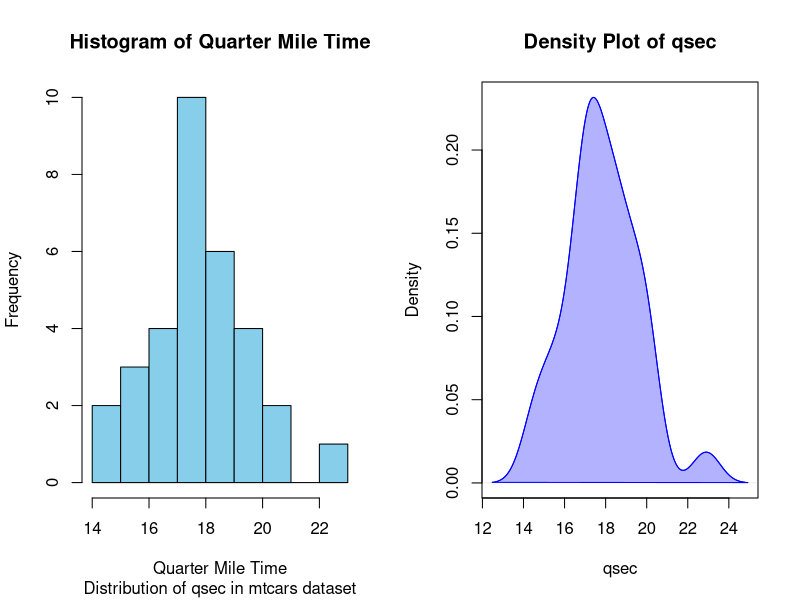
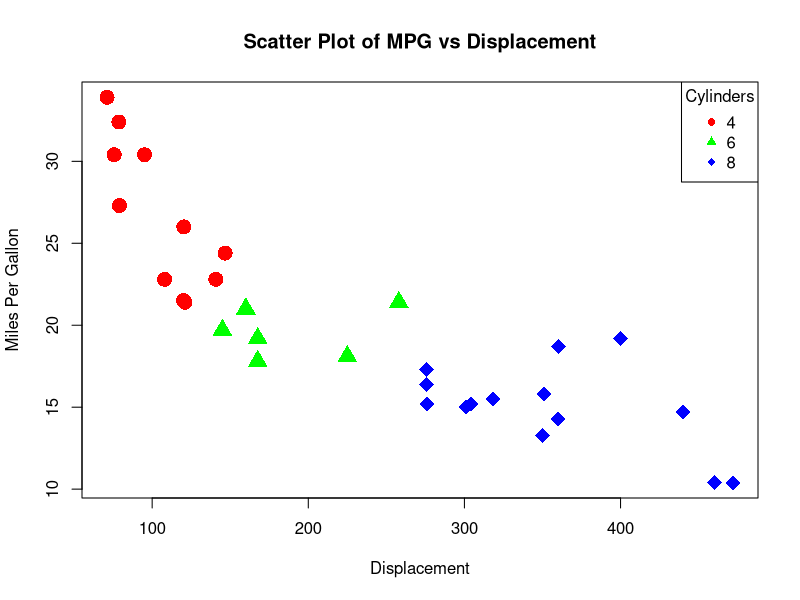
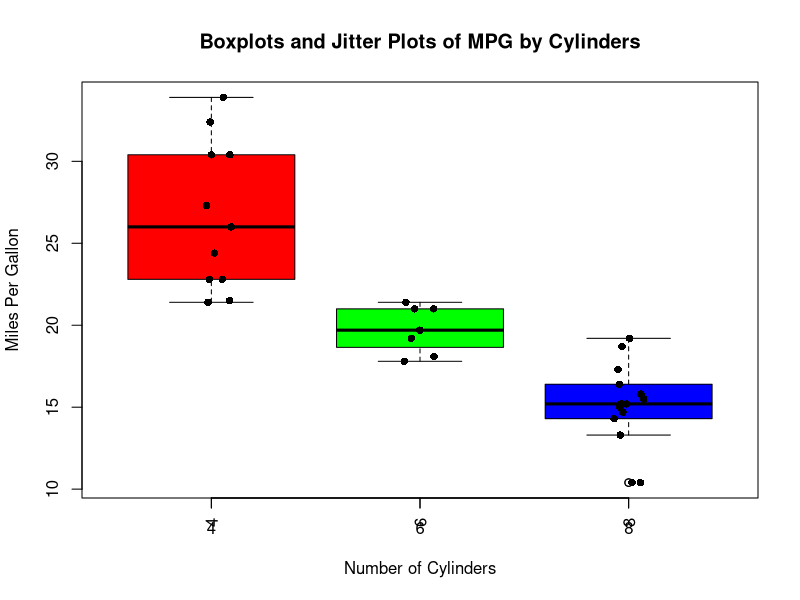
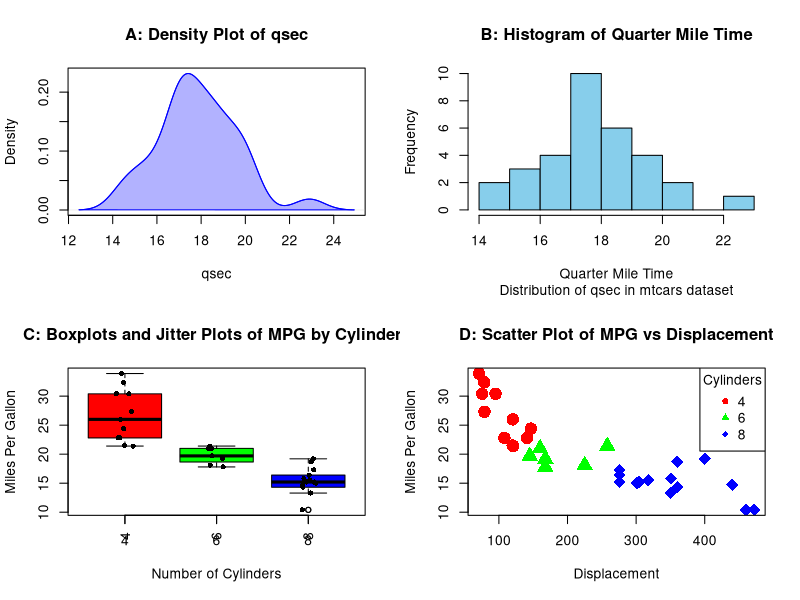

Write R code to recreate these figures, in order.
# Задание 1 по базовой графике:
# Для датасета mtcars визуализировать:
# • распределение qsec в виде гладкой линии и гистограммы (hist, plot-density-polygon)
# • для гистограммы: подписать имена оси x, заголовок, подзаголовок, заполнить цветом гистограмму, задать другим цветом границы столбцов гистограммы. Увеличить размер шрифтов для осей в 2 раза (подписи и тики). 
# • точечный график, на котором будет отображаться зависимость mpg от disp (plot). Задать свой цвет, форму элементов для каждого значения cyl. Размер элементов должен быть равен 2. 
# • боксплоты+джиттерплоты mpg для каждого значения cyl(три боксплота на 1 графике, джиттерплоты наложены на боксплоты). Надписи по оси абсцисс развернуть под углом 90 градусов.


# Установка и загрузка необходимых пакетов
if (!require("datasets")) install.packages("datasets")

data(mtcars)

# 1. Распределение qsec в виде гладкой линии и гистограммы
par(mfrow = c(1, 2)) # Разделение на 2 графика в одном ряду

# Гистограмма
hist(mtcars$qsec, 
     main = "Histogram of Quarter Mile Time", 
     sub = "Distribution of qsec in mtcars dataset", 
     xlab = "Quarter Mile Time", 
     col = "skyblue", 
     border = "black")

# Гладкая линия плотности
plot(density(mtcars$qsec), 
     main = "Density Plot of qsec", 
     xlab = "qsec", 
     ylab = "Density",
     col = "blue")
polygon(density(mtcars$qsec), 
        col = rgb(0, 0, 1, 0.3), 
        border = "blue")

# 2. Точечный график зависимости mpg от disp
par(mfrow = c(1, 1)) # Вернуть на один график
colors <- c("red", "green", "blue")
shapes <- c(16, 17, 18)
plot(mtcars$disp, mtcars$mpg, 
     col = colors[as.factor(mtcars$cyl)], 
     pch = shapes[as.factor(mtcars$cyl)], 
     cex = 2, 
     xlab = "Displacement", 
     ylab = "Miles Per Gallon", 
     main = "Scatter Plot of MPG vs Displacement"
     )
legend("topright", legend = levels(as.factor(mtcars$cyl)), 
       col = colors, 
       pch = shapes, 
       title = "Cylinders"
       )

# 3. Боксплоты и джиттерплоты для mpg по значениям cyl
par(mfrow = c(1, 1))
boxplot(mpg ~ factor(cyl), data = mtcars, 
        col = c("red", "green", "blue"), 
        xlab = "Number of Cylinders", 
        ylab = "Miles Per Gallon", 
        main = "Boxplots and Jitter Plots of MPG by Cylinders"
        )
stripchart(mpg ~ factor(cyl), data = mtcars, 
           vertical = TRUE, method = "jitter", 
           pch = 16, col = "black", add = TRUE 
          #  cex = 2
           )

# Поворот подписей оси x на 90 градусов
axis(1, at = 1:3, labels = levels(factor(mtcars$cyl)), las = 2)

# Дополнительный уровень 1: График с 4 панелями
par(mfrow = c(2, 2)) # Разделение на 4 графика

# Панель A: Гладкая линия плотности
plot(density(mtcars$qsec), 
     main = "A: Density Plot of qsec", 
     xlab = "qsec", 
     ylab = "Density", 
     col = "blue"
     )
polygon(density(mtcars$qsec), 
        col = rgb(0, 0, 1, 0.3), 
        border = "blue")

# Панель B: Гистограмма
hist(mtcars$qsec, 
     main = "B: Histogram of Quarter Mile Time", 
     sub = "Distribution of qsec in mtcars dataset", 
     xlab = "Quarter Mile Time", 
     col = "skyblue", 
     border = "black"
     )

# Панель C: Боксплоты и джиттерплоты
boxplot(mpg ~ factor(cyl), data = mtcars, 
        col = c("red", "green", "blue"), 
        xlab = "Number of Cylinders", 
        ylab = "Miles Per Gallon", 
        main = "C: Boxplots and Jitter Plots of MPG by Cylinders"
        )
stripchart(mpg ~ factor(cyl), data = mtcars, 
           vertical = TRUE, method = "jitter", 
           pch = 16, col = "black", add = TRUE
           )
axis(1, at = 1:3, labels = levels(factor(mtcars$cyl)), las = 2)

# Панель D: Точечный график зависимости mpg от disp
plot(mtcars$disp, mtcars$mpg, 
     col = colors[as.factor(mtcars$cyl)], 
     pch = shapes[as.factor(mtcars$cyl)], 
     cex = 2, 
     xlab = "Displacement", 
     ylab = "Miles Per Gallon", 
     main = "D: Scatter Plot of MPG vs Displacement"
     )
legend("topright", legend = levels(as.factor(mtcars$cyl)), 
       col = colors, 
       pch = shapes, 
       title = "Cylinders"
       )

# Сохранение графика
dev.copy(png, file = "base_graphics_1_combined_plot.png", width = 1200, height = 1000)
dev.off()
